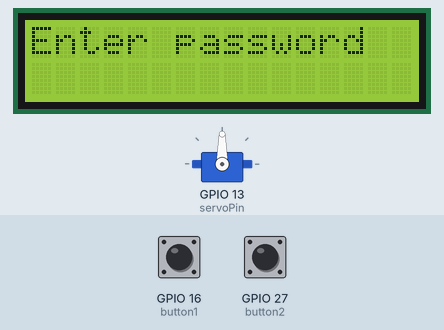
Simulated run of this sketch. Board: ESP32. Parts: 16×2 character LCD, servo. The test bench sets the inputs (shaded band); at power-on: GPIO 27 (button2) HIGH, GPIO 16 (button1) HIGH. What the sketch prints to the serial monitor is not drawn.

Above: at 1.2 s.
1.3 s: GPIO 27 (button2) pulled LOW for 1 s
At 3.2 s:
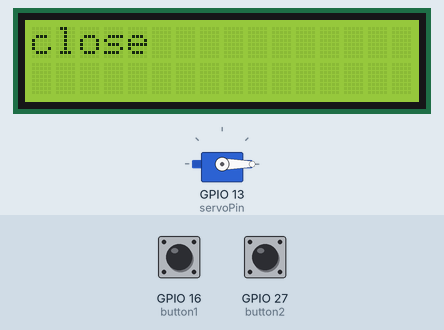
3.8 s: GPIO 27 (button2) pulled LOW for 0.15 s
At 4.4 s:
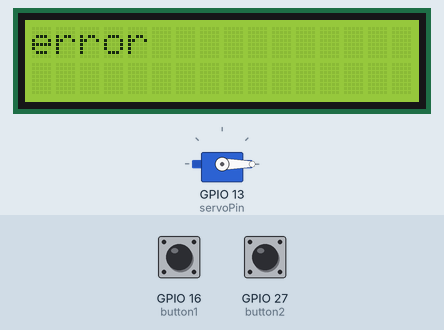
6.9 s: GPIO 16 (button1) pulled LOW for 0.15 s
At 7.5 s:
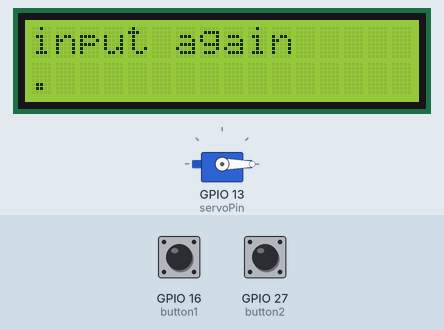
8.6 s: GPIO 16 (button1) pulled LOW for 1 s
11.1 s: GPIO 27 (button2) pulled LOW for 3.2 s
At 14.9 s:
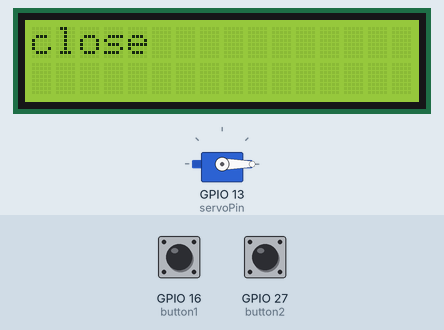
Timing chart, 0 to 16.4 s (numbered marks = the images above; inputs shaded):
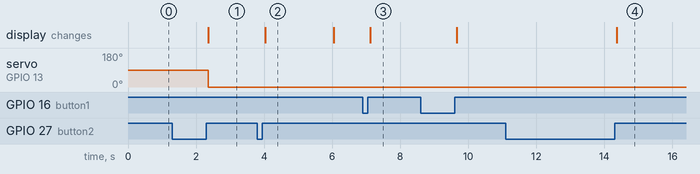

Measured:
- after the input at 1.3 s, servo on GPIO 13 (servoPin): 90° → 0° after 1.1 s; the display: changes after 1.1 s (image 1)
- after the input at 3.8 s, the display: changes after 0.23 s (image 2)
- after the input at 6.9 s, the display: changes after 0.21 s (image 3)
- after the input at 11.1 s, the display: changes after 3.3 s (image 4)
- what the display in image 2 shows lasts 2.0 s, from 4.0 s to 6.0 s

The sketch:

pj11_1_mosDoor.ino
```cpp
#include <Wire.h>
#include <LiquidCrystal_I2C.h>
LiquidCrystal_I2C mylcd(0x27,16,2);
#include "OneButton.h"
// Setup a new OneButton on pin 16.
OneButton button1(16, true);
// Setup a new OneButton on pin 27.
OneButton button2(27, true);
#include <ESP32_Servo.h>
Servo myservo;
int servoPin = 13;
String password = "";
String correct_p = "-.-";  //The correct password for the password door

// setup code here, to run once:
void setup() {
  Serial.begin(115200);
  mylcd.init();
  mylcd.backlight();
  // link the button 1 functions.
  button1.attachClick(click1);
  button1.attachLongPressStop(longPressStop1);
  // link the button 2 functions.
  button2.attachClick(click2);
  button2.attachLongPressStop(longPressStop2);

  myservo.attach(servoPin);
  mylcd.setCursor(0, 0);
  mylcd.print("Enter password");
}

void loop() {
  // keep watching the push buttons:
  button1.tick();
  button2.tick();
  delay(10);
}

// ----- button 1 callback functions
// This function will be called when the button1 was pressed 1 time (and no 2. button press followed).
void click1() {
  Serial.print(".");
  password = password + '.';
  mylcd.setCursor(0, 1);
  mylcd.print(password);
} // click1

// This function will be called once, when the button1 is released after being pressed for a long time.
void longPressStop1() {
  Serial.print("-");
  password = password + '-';
  mylcd.setCursor(0, 1);
  mylcd.print(password);
} // longPressStop1

// ... and the same for button 2:
void click2() {
  Serial.println(password);
  if(password == correct_p)
  {
    myservo.write(180);  //Open the door if the password is correct
    mylcd.clear();
    mylcd.setCursor(0, 0);
    mylcd.print("open");
  }
  else
  {
    mylcd.clear();
    mylcd.setCursor(0, 0);
    mylcd.print("error");
    delay(2000);
    mylcd.clear();
    mylcd.setCursor(0, 0);
    mylcd.print("input again");
  }
  password = "";
} // click2

void longPressStop2() {
  //Serial.println("Button 2 longPress stop");
   myservo.write(0);  //Close the door
   mylcd.clear();
   mylcd.setCursor(0, 0);
   mylcd.print("close");
} // longPressStop2
```
